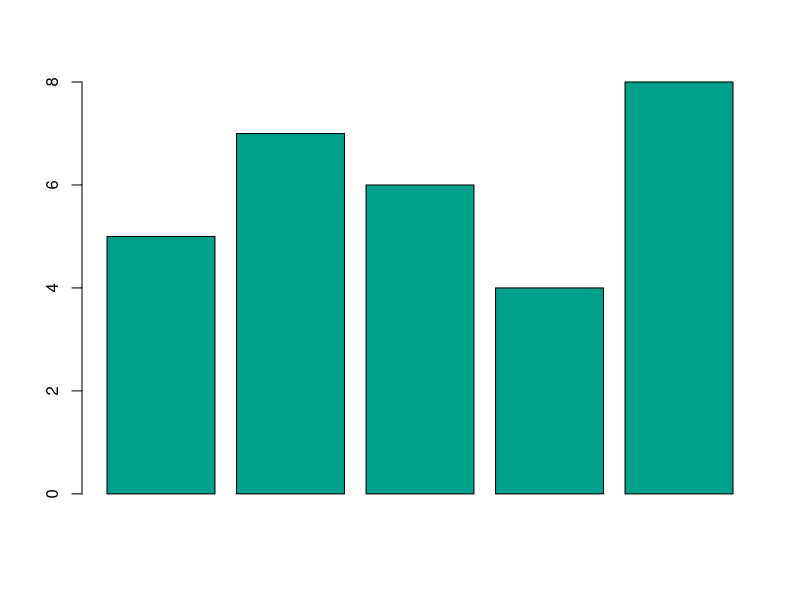

Here is the R script that generated this plot: (Note: this script raises an error after producing the figure.)
##############################################################################################
library(dplyr)
library(ggplot2)
library(ggpubr)

title_size = 15
pres_size = 13.5

lancet_red = "#AD002AFF"
lancet_dblue = "#00468BFF"
lancet_green = "#00A08A"
darjeeling_orange = "#F98400"
darjeeling_yellow = "#F2AD00"
darjeeling_green = "#00A08A"
darjeeling_blue = "#5BBCD6"
darjeeling_red = "#FF0000"
lancet_grey = "#ADB6B6FF"


temp <- c(5,7,6,4,8)
barplot(temp, col="#00A08A")
  
# PLOTS

# Stacked bar chart of breakdown of costs - Scenario 1

cbArt_costs <- costs_cbArt_list$Scenario1.cbArt.dr0.main %>% 
  select(year,mean) %>% 
  rename(`Community ART` = mean)

socArt_costs <- costs_socArt_list$Scenario1.socArt.dr0.main %>% 
  select(year, mean) %>% 
  rename(`Clinic ART` = mean)

hosp_costs <- costs_hosp_list$Scenario1.hosp.dr0.main %>% 
  select(year,mean) %>% 
  rename(Hospitalization=mean)

test_costs <- costs_test_list$Scenario1.test.dr0.main %>% 
  select(year,mean) %>% 
  rename(Testing=mean)

scen1_costs <- socArt_costs %>% 
  left_join(hosp_costs, by="year") %>% 
  reshape2::melt(id.var="year", measure.vars=c("Clinic ART", "Hospitalization"), value.name = "Cost") %>% 
  rename(Year=year,
         `Cost Category`=variable)

scen1_UI <- costs_total_list$Scenario1.total.dr0.main %>% 
  select(-c(mean, min, max)) %>% 
  reshape2::melt(id.vars = "year", measure.vars = c(2:26)) %>% 
  group_by(year) %>% 
  summarize(mean = mean(value),
            min = min(value),
            max = max(value))

p1 <- ggplot() + 
  geom_bar(data = scen1_costs, aes(fill=`Cost Category`, y=Cost/1e6, x=Year),
           position="stack", stat="identity") +
  geom_errorbar(data = scen1_UI, aes(x = year, ymin = min/1e6, ymax = max/1e6), width = 0.6) +
  scale_fill_manual(values = c(darjeeling_green,
                               lancet_dblue)) +
  ylab("Total cost (millions, 2020 USD)") + theme_bw() +
  theme(axis.title=element_text(size=pres_size),
        axis.text=element_text(size=pres_size),
        legend.title = element_blank(),
        legend.text = element_text(size = pres_size),
        title = element_text(size = title_size),
        legend.position = "bottom")  +
  ylim(0,650)  +
  ggtitle("A) Total Cost for Standard of Care Scenario")


# Stacked bar chart of breakdown of costs - Scenario 2

cbArt_costs <- costs_cbArt_list$Scenario2.cbArt.dr0.main %>% 
  select(year,mean) %>% 
  rename(`Community ART` = mean)

socArt_costs <- costs_socArt_list$Scenario2.socArt.dr0.main %>% 
  select(year, mean) %>% 
  rename(`Clinic ART` = mean)

hosp_costs <- costs_hosp_list$Scenario2.hosp.dr0.main %>% 
  select(year,mean) %>% 
  rename(Hospitalization=mean)

test_costs <- costs_test_list$Scenario2.test.dr0.main %>% 
  select(year,mean) %>% 
  rename(`Home Testing \n Campaign`=mean)

scen2_costs <- cbArt_costs %>% 
  left_join(socArt_costs, by = "year") %>% 
  left_join(hosp_costs, by="year") %>% 
  left_join(test_costs, by="year") %>% 
  reshape2::melt(id.var="year", measure.vars=c("Community ART","Clinic ART", "Hospitalization","Home Testing \n Campaign"), value.name = "Cost") %>% 
  rename(Year=year,
         `Cost Category` = variable)

scen2_UI <- costs_total_list$Scenario2.total.dr0.main %>% 
  select(-c(mean, min, max)) %>% 
  reshape2::melt(id.vars = "year", measure.vars = c(2:26)) %>% 
  group_by(year) %>% 
  summarize(mean = mean(value),
            min = min(value),
            max = max(value))

p3 <- ggplot() + 
  geom_bar(data = scen2_costs, aes(fill=`Cost Category`, y=Cost/1e6, x=Year),
           position="stack", stat="identity") +
  geom_errorbar(data = scen2_UI, aes(x = year, ymin = min/1e6, ymax = max/1e6), width = 0.6) +
  scale_fill_manual(values = c(darjeeling_yellow,
                               darjeeling_green,
                               lancet_dblue,
                               lancet_red)) +
  ylab("Total cost (millions, 2020 USD)") + theme_bw() +
  theme(axis.title=element_text(size=pres_size),
        axis.text=element_text(size=pres_size),
        legend.title = element_blank(),
        legend.text = element_text(size = pres_size),
        title = element_text(size = title_size),
        legend.position = "bottom")  +
  ylim(0,650) +
  ggtitle("B) Total Cost for Home Testing + Community ART Scenario")

  # Stacked bar chart of breakdown of costs - Scenario 2a
 
  socArt_costs <- costs_socArt_list$Scenario2a.socArt.dr0.main %>% 
    select(year, mean) %>% 
    rename(`Clinic ART` = mean)
  
  hosp_costs <- costs_hosp_list$Scenario2a.hosp.dr0.main %>% 
    select(year,mean) %>% 
    rename(Hospitalization=mean)
  
  test_costs <- costs_test_list$Scenario2a.test.dr0.main %>% 
    select(year,mean) %>% 
    rename(`Home Testing \n Campaign`=mean)
  
  scen2a_costs <- socArt_costs %>% 
    left_join(hosp_costs, by="year") %>% 
    left_join(test_costs, by="year") %>% 
    reshape2::melt(id.var="year", measure.vars=c("Clinic ART", "Hospitalization","Home Testing \n Campaign"), value.name = "Cost") %>% 
    rename(Year=year,
           `Cost Category`=variable)
  
  
  scen2a_UI <- costs_total_list$Scenario2a.total.dr0.main %>% 
    select(-c(mean, min, max)) %>% 
    reshape2::melt(id.vars = "year", measure.vars = c(2:26)) %>% 
    group_by(year) %>% 
    summarize(mean = mean(value),
              min = min(value),
              max = max(value))
  
  p2 <- ggplot() + 
    geom_bar(data = scen2a_costs, aes(fill=`Cost Category`, y=Cost/1e6, x=Year),
             position="stack", stat="identity") +
    geom_errorbar(data = scen2a_UI, aes(x = year, ymin = min/1e6, ymax = max/1e6), width = 0.6) +
    scale_fill_manual(values = c(darjeeling_green,
                                 lancet_dblue,
                                 lancet_red)) +
    ylab("Total cost (millions, 2020 USD)") + theme_bw() +
    theme(axis.title=element_text(size=pres_size),
          axis.text=element_text(size=pres_size),
          legend.title = element_blank(),
          legend.text = element_text(size = pres_size),
          title = element_text(size = title_size),
          legend.position = "bottom")  +
    ylim(0,650) +
    ggtitle("Total Cost for Home Testing + Clinic-Based Care Scenario")
  

#--------------------------------------------------------------------------------

# Total costs for scenario 1 versus 2

scen1_costs <- costs_total_list$Scenario1.total.dr0.main %>% 
  select(year,mean) %>% 
  rename(`Cost` =mean,
         `Year` = year) %>% 
  mutate(Scenario = "Standard of Care")

scen2_costs <- costs_total_list$Scenario2.total.dr0.main  %>% 
  select(year,mean) %>% 
  rename(`Cost` =mean,
         `Year` = year) %>% 
  mutate(Scenario = "Home Testing + \n Community ART")

total_costs <- scen1_costs %>% 
  rbind(scen2_costs) %>% 
  group_by(Year) %>% mutate(cost_diff = (Cost - lag(Cost, default = first(Cost)))/1e6 )

year_cost_saving = min(total_costs[total_costs$cost_diff<0 & !is.na(total_costs$cost_diff), "Year"])

# Create UIs

scen1_reshape <- costs_total_list$Scenario1.total.dr0.main %>% 
  select(-c(mean, min, max)) %>% 
  reshape2::melt(id.vars = "year", measure.vars = c(2:26)) %>% 
  rename(param_set = variable, cost_scen1 = value)

scen2_reshape <- costs_total_list$Scenario2.total.dr0.main %>% 
  select(-c(mean, min, max)) %>% 
  reshape2::melt(id.vars = "year", measure.vars = c(2:26)) %>% 
  rename(param_set = variable, cost_scen2 = value)

DIFF_UI <- scen1_reshape %>% 
  left_join(scen2_reshape, by = c("year", "param_set")) %>% 
  mutate(diff = cost_scen2 - cost_scen1) %>% 
  group_by(year) %>% 
  summarize(mean_diff = mean(diff),
            min_diff = min(diff),
            max_diff = max(diff))
  
rm(scen1_reshape, scen2_reshape)


p4 <- ggplot(total_costs, aes(y=Cost/1e6, x=Year, fill = Scenario)) + 
  geom_bar(position="dodge", stat="identity") +
  scale_fill_manual(values = c(darjeeling_orange, lancet_grey)) +
  annotate(geom="text", x=2049, y=465, label="First year of \n cost savings", color= lancet_red, fontface = "bold") +
  ylab("Total cost (millions, 2020 USD)") + theme_bw() +
  geom_vline(xintercept = year_cost_saving, linetype = "dashed", color = lancet_red, size = 1.2) +
  theme(axis.title=element_text(size=pres_size),
        axis.text=element_text(size=pres_size),
        legend.title = element_text(size = pres_size),
        legend.text = element_text(size = pres_size),
        title = element_text(size = title_size)) +
  ylim(0, 500) +
  ggtitle("Standard of Care Scenario versus \n Home Testing + Community ART Scenario")

p4 <- ggplot(total_costs, aes(y=Cost/1e6, x=Year, fill = Scenario)) + 
  geom_bar(position="dodge", stat="identity") +
  scale_fill_manual(values = c(darjeeling_orange, lancet_grey)) +
  annotate(geom="text", x=2049, y=465, label="First year of \n cost savings", color= lancet_red, fontface = "bold") +
  ylab("Total cost (millions, 2020 USD)") + theme_bw() +
  geom_vline(xintercept = year_cost_saving, linetype = "dashed", color = lancet_red, size = 1.2) +
  theme(axis.title=element_text(size=pres_size),
        axis.text=element_text(size=pres_size),
        legend.title = element_text(size = pres_size),
        legend.text = element_text(size = pres_size),
        title = element_text(size = title_size)) +
  ylim(0, 500) +
  ggtitle("Standard of Care Scenario versus \n Home Testing + Community ART Scenario")

p4_revised <- ggplot() + 
  geom_bar(data = total_costs, aes(y=cost_diff, x=Year), position="dodge", stat="identity", color = lancet_grey, fill = darjeeling_orange) +
  geom_errorbar(data = DIFF_UI, aes(x = year, ymin = min_diff/1e6, ymax = max_diff/1e6), width = 0.6) + 
  annotate(geom="text", x=2055.5, y=67, label="First year of projected \n cost savings = 2049", color= lancet_red, fontface = "bold", size = 4) +
  ylab("Incremental cost (millions, 2020 USD)") + theme_bw() +
  geom_hline(yintercept = 0) +
  geom_vline(xintercept = year_cost_saving + 0.5, linetype = "dashed", color = lancet_red, size = 1.2) +
  theme(axis.title=element_text(size=pres_size),
        axis.text=element_text(size=pres_size),
        legend.title = element_text(size = pres_size),
        legend.text = element_text(size = pres_size),
        title = element_text(size = title_size)) +
 # scale_y_continuous(limits = c(-5, 80), breaks = seq(-10, 80, 10)) +
  ggtitle("C) Cost Difference for Home Testing + Community ART \n compared with Standard of Care Scenario")


fig2 <- ggarrange(p1, p2, p3, p4,  ncol = 1,
                  label.x = 1, label.y = 1)

ggsave(plot = fig2, file = paste0(dir, "CEA/figures/Figure2.png"), device = "png",
       width = 8, height = 12)


fig2_v2 <- ggarrange(p1, p3,p4,  ncol = 1,
                  label.x = 1, label.y = 1)

ggsave(plot = fig2_v2, file = paste0(dir, "CEA/figures/Figure2_v2.png"), device = "png",
       width = 8, height = 12)

fig2_v3 <- ggarrange(p1, p3,p4_revised,  ncol = 1,
                     label.x = 1, label.y = 1)

ggsave(plot = fig2_v3, file = paste0(dir, "CEA/figures/Figure2_v3.png"), device = "png",
       width = 8, height = 12)

#--------------------------------------------------------------------------------

# INCLUDING VMMC COSTS

#--------------------------------------------------------------------------------
# 
# 
# # Stacked bar chart of breakdown of costs - Scenario 1
# 
# cbArt_costs <- costs_cbArt_list$Scenario1.cbArt.dr0.vmmc %>%
#   select(year,mean) %>%
#   rename(`Community ART` = mean)
# 
# socArt_costs <- costs_socArt_list$Scenario1.socArt.dr0.vmmc %>%
#   select(year, mean) %>%
#   rename(`Clinic ART` = mean)
# 
# hosp_costs <- costs_hosp_list$Scenario1.hosp.dr0.vmmc %>%
#   select(year,mean) %>%
#   rename(Hospital=mean)
# 
# test_costs <- costs_test_list$Scenario1.test.dr0.vmmc %>%
#   select(year,mean) %>%
#   rename(Testing=mean)
# 
# vmmc_costs <- costs_vmmc_list$Scenario1.vmmc.dr0.vmmc %>%
#   select(year,mean) %>%
#   rename(VMMC=mean)
# 
# scen1_costs <- cbArt_costs %>%
#   left_join(socArt_costs, by = "year") %>%
#   left_join(hosp_costs, by="year") %>%
#   left_join(test_costs, by="year") %>%
#   left_join(vmmc_costs, by="year") %>%
#   reshape2::melt(id.var="year", measure.vars=c("Community ART","Clinic ART", "Hospital","Testing", "VMMC"), value.name = "Cost") %>%
#   rename(Year=year,
#          `Cost Category`=variable)
# 
# ggplot(scen1_costs, aes(fill=`Cost Category`, y=Cost/1e6, x=Year)) +
#   geom_bar(position="stack", stat="identity") +
#   scale_fill_manual(values = c("darkorange1","#42B540FF", "#00468BFF", "#AD002AFF", "cyan4")) +
#   ylab("Total cost (millions, 2020 USD)") + theme_bw() +
#   theme(axis.title=element_text(size=pres_size),
#         axis.text=element_text(size=pres_size),
#         legend.title = element_text(size = pres_size),
#         legend.text = element_text(size = pres_size),
#         title = element_text(size = title_size))  +
#   ylim(0,500)  +
#   ggtitle("Standard of Care \n Scenario")
# 
# # Stacked bar chart of breakdown of costs - Scenario 2
# 
# cbArt_costs <- costs_cbArt_list$Scenario2.cbArt.dr0.vmmc %>%
#   select(year,mean) %>%
#   rename(`Community ART` = mean)
# 
# socArt_costs <- costs_socArt_list$Scenario2.socArt.dr0.vmmc %>%
#   select(year, mean) %>%
#   rename(`Clinic ART` = mean)
# 
# hosp_costs <- costs_hosp_list$Scenario2.hosp.dr0.vmmc %>%
#   select(year,mean) %>%
#   rename(Hospital=mean)
# 
# test_costs <- costs_test_list$Scenario2.test.dr0.vmmc %>%
#   select(year,mean) %>%
#   rename(Testing=mean)
# 
# vmmc_costs <- costs_vmmc_list$Scenario2.vmmc.dr0.vmmc %>%
#   select(year,mean) %>%
#   rename(VMMC=mean)
# 
# scen2_costs <- cbArt_costs %>%
#   left_join(socArt_costs, by = "year") %>%
#   left_join(hosp_costs, by="year") %>%
#   left_join(test_costs, by="year") %>%
#   left_join(vmmc_costs, by="year") %>%
#   reshape2::melt(id.var="year", measure.vars=c("Community ART","Clinic ART", "Hospital","Testing", "VMMC"), value.name = "Cost") %>%
#   rename(Year=year,
#          `Cost Category`=variable)
# 
# ggplot(scen2_costs, aes(fill=`Cost Category`, y=Cost/1e6, x=Year)) +
#   geom_bar(position="stack", stat="identity") +
#  scale_fill_manual(values = c("darkorange1","#42B540FF", "#00468BFF", "#AD002AFF", "cyan4")) +
#   ylab("Total cost (millions, 2020 USD)") + theme_bw() +
#   theme(axis.title=element_text(size=pres_size),
#         axis.text=element_text(size=pres_size),
#         legend.title = element_text(size = pres_size),
#         legend.text = element_text(size = pres_size),
#         title = element_text(size = title_size))  +
#   ylim(0,500) +
#   ggtitle("HTC + Community ART \n Scenario")
# 
